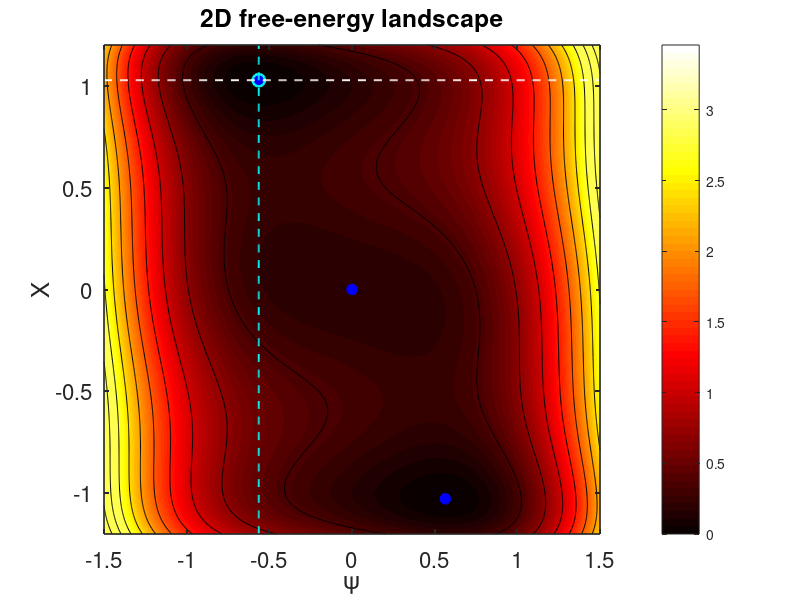
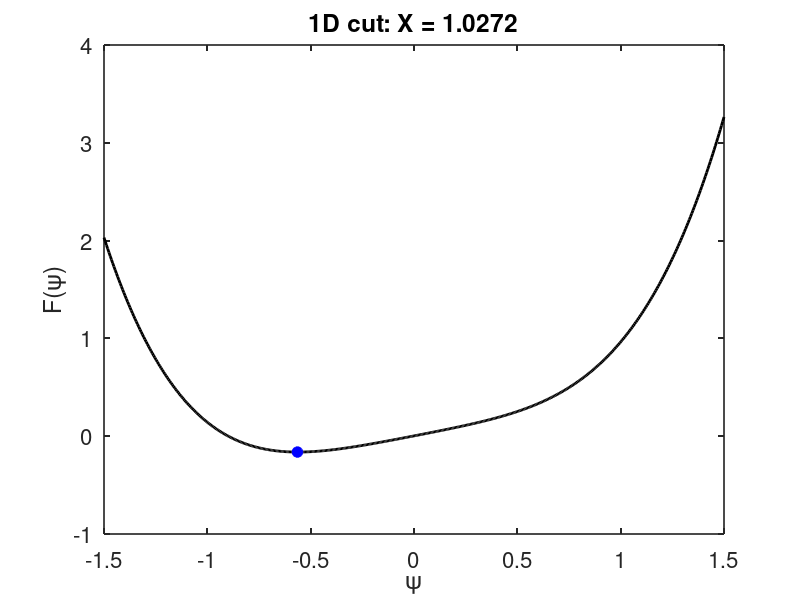
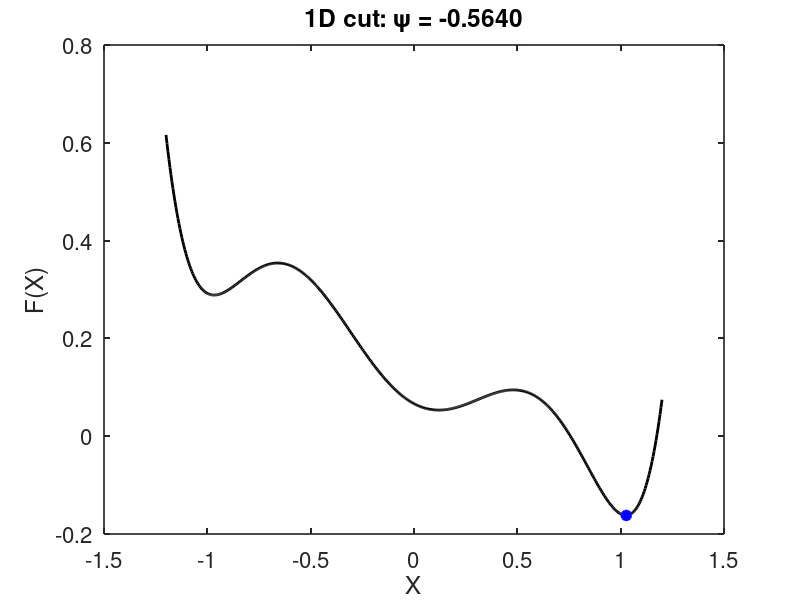

These figures' MATLAB source, in order:
function plot_energy_landscape_psi_X_fixedLattice_withCurves()
% plot_energy_landscape_psi_X_fixedLattice_withCurves
%
% 2D free-energy landscape:
%   x-axis  : psi
%   y-axis  : X
%   colormap: hot
%
% Also plot two 1D cuts:
%   (1) F vs psi at fixed X = X_fix_for_psi_curve
%   (2) F vs X   at fixed psi = psi_fix_for_X_curve
%
% Electronic part:
%   F_el = 1/2 a1 psi^2 + b1/24 psi^4
%
% Fixed lattice part with three minima:
%   F_lat = kX * X^2 * (X^2 - X0^2)^2
%
% Coupling:
%   F_coup = lambda * psi * X

clc; close all;

%% =========================
% USER PARAMETERS
% ==========================

psi_fix_for_X_curve = -.564;
X_fix_for_psi_curve = 1.0272;

a1 = 0.1;
b1 = 12;
lambda = 0.4;

% psi_fix_for_X_curve = -1.015;
% X_fix_for_psi_curve = 1.0464;
% 
% a1 = -2;
% b1 = 12;
% lambda = 0.4;

% psi_fix_for_X_curve = 0;
% X_fix_for_psi_curve = 0;
% 
% a1 = 0.1;
% b1 = 12;
% lambda = 0;



% psi_fix_for_X_curve = -1.002;
% X_fix_for_psi_curve = 0;
% 
% a1 = -2;
% b1 = 12;
% lambda = 0;




% ---------------------------------
% manual cuts for 1D curves
% ---------------------------------



% fixed lattice shape
kX = 1;     % overall lattice energy scale
X0 = 1;     % side minima near X = +-X0

% plot range
psi_min = -1.5;
psi_max =  1.5;
X_min   = -1.2;
X_max   =  1.2;

% resolution
Npsi = 501;
NX   = 501;

% visualization
shift_min_to_zero   = true;
use_percentile_clip = true;
clip_percentile     = 98;
show_contour        = true;
num_contours        = 10;
FS = 16;

% local minima detection
exclude_boundary = true;   % ignore minima on outermost boundary
merge_tol_psi    = 0.02;   % merge nearby minima in psi
merge_tol_X      = 0.02;   % merge nearby minima in X


% whether to shift each 1D curve by its own minimum
shift_curve_min_to_zero = false;

%% =========================
% GRID
% ==========================
psiList = linspace(psi_min, psi_max, Npsi);
XList   = linspace(X_min, X_max, NX);
[PSI, XX] = meshgrid(psiList, XList);

dpsi = psiList(2) - psiList(1);
dX   = XList(2)   - XList(1);

%% =========================
% FREE ENERGY LANDSCAPE
% ==========================
F = free_energy_model(PSI, XX, a1, b1, lambda, kX, X0);

if shift_min_to_zero
    F = F - min(F(:));
end

Fplot = F;
if use_percentile_clip
    clip_val = prctile(Fplot(:), clip_percentile);
    Fplot(Fplot > clip_val) = clip_val;
end

%% =========================
% GLOBAL MINIMUM
% ==========================
[Fmin, idxMin] = min(F(:));
[rowMin, colMin] = ind2sub(size(F), idxMin);
psi_min_loc = PSI(rowMin, colMin);
X_min_loc   = XX(rowMin, colMin);

%% =========================
% FIND ALL LOCAL MINIMA ON GRID
% A point is a local minimum if it is <= all 8 neighbors
% and strictly < at least one neighbor.
% ==========================
isLocalMin = false(size(F));

row_start = 2;
row_end   = size(F,1)-1;
col_start = 2;
col_end   = size(F,2)-1;

if ~exclude_boundary
    row_start = 1;
    row_end   = size(F,1);
    col_start = 1;
    col_end   = size(F,2);
end

for i = row_start:row_end
    for j = col_start:col_end
        
        i1 = max(i-1, 1);
        i2 = min(i+1, size(F,1));
        j1 = max(j-1, 1);
        j2 = min(j+1, size(F,2));
        
        block = F(i1:i2, j1:j2);
        center = F(i,j);
        
        neigh = block(:);

        % center index inside the block
        nrow = i2 - i1 + 1;
        ncol = j2 - j1 + 1;
        center_idx = sub2ind([nrow, ncol], i - i1 + 1, j - j1 + 1);
        
        % remove center element
        neigh(center_idx) = [];
        
        if all(center <= neigh) && any(center < neigh)
            isLocalMin(i,j) = true;
        end
    end
end

psi_local = PSI(isLocalMin);
X_local   = XX(isLocalMin);
F_local   = F(isLocalMin);

%% =========================
% MERGE VERY CLOSE MINIMA
% ==========================
if ~isempty(psi_local)
    keep = true(size(psi_local));
    
    % sort by energy first so lower minima are kept preferentially
    [~, order] = sort(F_local, 'ascend');
    psi_local = psi_local(order);
    X_local   = X_local(order);
    F_local   = F_local(order);
    
    for n = 1:length(psi_local)
        if ~keep(n), continue; end
        
        for m = n+1:length(psi_local)
            if ~keep(m), continue; end
            
            if abs(psi_local(n) - psi_local(m)) < max(merge_tol_psi, 1.5*dpsi) && ...
               abs(X_local(n)   - X_local(m))   < max(merge_tol_X,   1.5*dX)
                keep(m) = false;
            end
        end
    end
    
    psi_local = psi_local(keep);
    X_local   = X_local(keep);
    F_local   = F_local(keep);
end

%% =========================
% PRINT LOCAL MINIMA
% ==========================
fprintf('\n==== Global minimum ====\n');
fprintf('psi = %+8.5f, X = %+8.5f, F = %+12.8f\n', ...
    psi_min_loc, X_min_loc, Fmin);

fprintf('\n==== Local minima found: %d ====\n', numel(F_local));
for n = 1:numel(F_local)
    fprintf('min %2d: psi = %+8.5f, X = %+8.5f, F = %+12.8f\n', ...
        n, psi_local(n), X_local(n), F_local(n));
end

%% =========================
% 1D CURVES
% ==========================
F_vs_psi = free_energy_model(psiList, X_fix_for_psi_curve, ...
    a1, b1, lambda, kX, X0);

F_vs_X = free_energy_model(psi_fix_for_X_curve, XList, ...
    a1, b1, lambda, kX, X0);

if shift_curve_min_to_zero
    F_vs_psi = F_vs_psi - min(F_vs_psi);
    F_vs_X   = F_vs_X   - min(F_vs_X);
end

% values of cut-lines on the 2D landscape
F_cut_psi = free_energy_model(psiList, X_fix_for_psi_curve, ...
    a1, b1, lambda, kX, X0);

F_cut_X = free_energy_model(psi_fix_for_X_curve, XList, ...
    a1, b1, lambda, kX, X0);

if shift_min_to_zero
    F_cut_psi = F_cut_psi - min(F(:));
    F_cut_X   = F_cut_X   - min(F(:));
end

%% =========================
% PLOT: 2D landscape
% ==========================
figure('Color','w','Position',[100 80 850 700]);

imagesc(psiList, XList, Fplot);
set(gca, 'YDir', 'normal');
axis tight;
colormap(hot);
colorbar;
hold on;

if show_contour
    contour(psiList, XList, F, num_contours, 'k-', 'LineWidth', 0.45);
end

% plot all local minima
plot(psi_local, X_local, 'bo', ...
    'MarkerSize', 7, 'LineWidth', 1.5, 'MarkerFaceColor', 'b');

% mark global minimum
plot(psi_min_loc, X_min_loc, 'co', ...
    'MarkerSize', 9, 'LineWidth', 1.8);

% draw the two cut lines
plot(psiList, X_fix_for_psi_curve * ones(size(psiList)), 'w--', 'LineWidth', 1.4);
plot(psi_fix_for_X_curve * ones(size(XList)), XList, 'c--', 'LineWidth', 1.4);

xlabel('\psi', 'FontSize', FS);
ylabel('X', 'FontSize', FS);
title('2D free-energy landscape', 'FontSize', FS);
set(gca, 'FontSize', FS, 'LineWidth', 1.2, 'Box', 'on');

%% =========================
% PLOT: F vs psi at fixed X
% ==========================
figure('Color','w','Position',[120 100 760 560]);
plot(psiList, F_vs_psi, 'k-', 'LineWidth', 2); hold on;

% mark local minima lying close to this fixed X cut
tol_X_cut = max(merge_tol_X, 1.5*dX);
mask_cut_psi = abs(X_local - X_fix_for_psi_curve) < tol_X_cut;
if any(mask_cut_psi)
    psi_cut_pts = psi_local(mask_cut_psi);
    F_cut_pts   = free_energy_model(psi_cut_pts, X_fix_for_psi_curve, ...
        a1, b1, lambda, kX, X0);
    if shift_curve_min_to_zero
        F_cut_pts = F_cut_pts - min(F_vs_psi);
    end
    plot(psi_cut_pts, F_cut_pts, 'bo', 'MarkerSize', 7, ...
        'LineWidth', 1.5, 'MarkerFaceColor', 'b');
end

xlabel('\psi', 'FontSize', FS);
ylabel('F(\psi)', 'FontSize', FS);
title(sprintf('1D cut: X = %.4f', X_fix_for_psi_curve), 'FontSize', FS);
set(gca, 'FontSize', FS, 'LineWidth', 1.2, 'Box', 'on');

%% =========================
% PLOT: F vs X at fixed psi
% ==========================
figure('Color','w','Position',[140 120 760 560]);
plot(XList, F_vs_X, 'k-', 'LineWidth', 2); hold on;

% mark local minima lying close to this fixed psi cut
tol_psi_cut = max(merge_tol_psi, 1.5*dpsi);
mask_cut_X = abs(psi_local - psi_fix_for_X_curve) < tol_psi_cut;
if any(mask_cut_X)
    X_cut_pts = X_local(mask_cut_X);
    F_cut_pts = free_energy_model(psi_fix_for_X_curve, X_cut_pts, ...
        a1, b1, lambda, kX, X0);
    if shift_curve_min_to_zero
        F_cut_pts = F_cut_pts - min(F_vs_X);
    end
    plot(X_cut_pts, F_cut_pts, 'bo', 'MarkerSize', 7, ...
        'LineWidth', 1.5, 'MarkerFaceColor', 'b');
end

xlabel('X', 'FontSize', FS);
ylabel('F(X)', 'FontSize', FS);
title(sprintf('1D cut: \\psi = %.4f', psi_fix_for_X_curve), 'FontSize', FS);
set(gca, 'FontSize', FS, 'LineWidth', 1.2, 'Box', 'on');

end

%% =========================
% LOCAL FUNCTION
% ==========================
function F = free_energy_model(psi, X, a1, b1, lambda, kX, X0)

F_el  = 0.5 .* a1 .* psi.^2 + (b1/24) .* psi.^4;
F_lat = kX .* X.^2 .* (X.^2 - X0.^2).^2;
F_cpl = lambda .* psi .* X;

F = F_el + F_lat + F_cpl;
end
